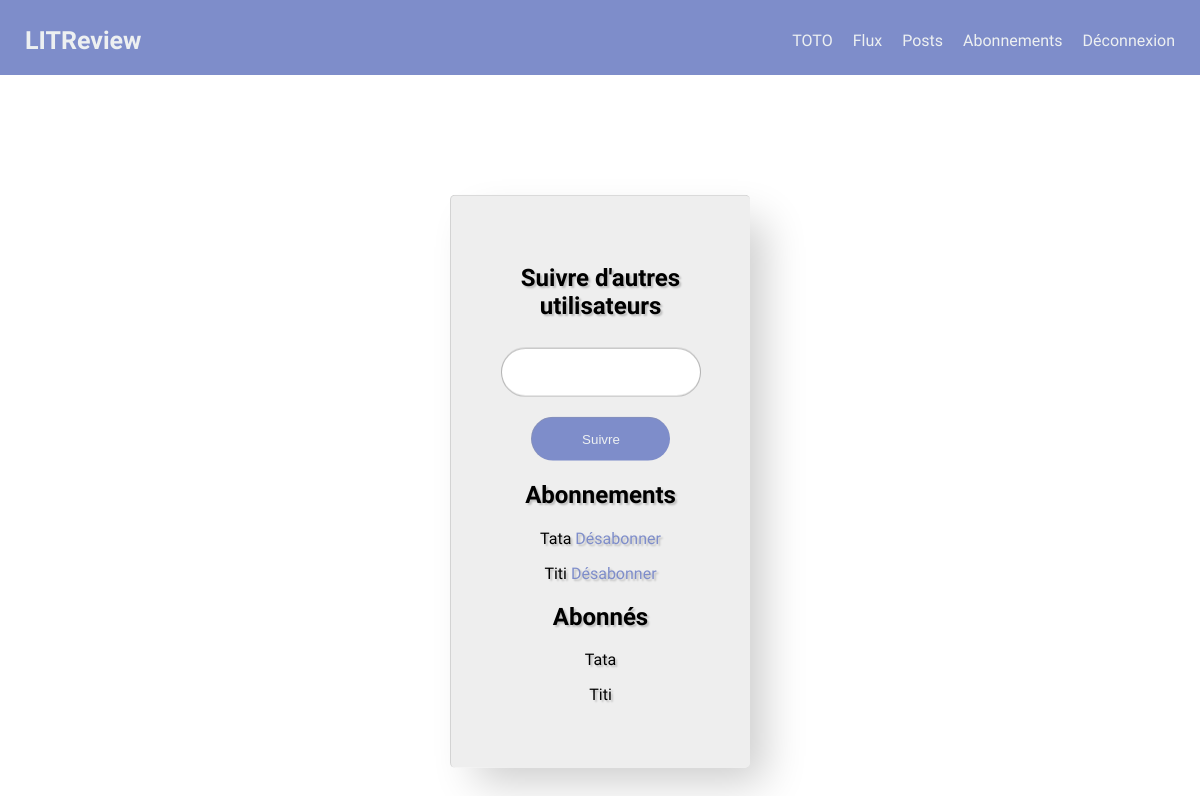
The app's page /subscriptions (signed in) with its own data.
### subscriptions/models.py (models this page shows)
class UserFollows(models.Model):
    user = models.ForeignKey(User,
                             on_delete=models.CASCADE,
                             related_name='following'
                             )
    followed_user = models.ForeignKey(User,
                                      on_delete=models.CASCADE,
                                      related_name='followed_by'
                                      )
    class Meta:
        unique_together = ('user', 'followed_user', )

### subscriptions/views.py (the view)
# urls.py: path('', include('subscriptions.urls')),
@login_required
def subscriptions(request):
    title = "Abonnements"
    users = User.objects.all()
    user_follows = UserFollows.objects.all()
    user = request.user
    subscribers = user.followed_by.all()
    if request.method == "POST":
        try:
            entry = request.POST['followed_user']
            user_to_follow = User.objects.get(username=entry)
            if user_to_follow == user:
                raise ValueError()
            for u in users:
                if u.username == entry:
                    UserFollows.objects.create(user=request.user,
                                               followed_user=user_to_follow,
                                               )
        except ValueError:
            form = SubscriptionsForm(request.POST)
            messages.error(request, 'Vous ne pouvez pas vous suivre')
        except Exception:
            form = SubscriptionsForm(request.POST)
            messages.error(request, "Cet utilisateur n'est pas répertorié")
        else:
            messages.success(request, "Utilisateur suivi !")
            return redirect("subscriptions")
    else:
        form = SubscriptionsForm()
    return render(request, 'subscriptions/subscriptions.html', {
                                                'title': title,
                                                'form': form,
                                                'current_user': user,
                                                'subscribers': subscribers,
                                                'user_follows': user_follows
                                                })

### subscriptions/forms.py (shortened to what this page needs)
class SubscriptionsForm(forms.ModelForm):
    class Meta:
        model = UserFollows
        fields = ['followed_user']
        labels = {"followed_user": ""}
        widgets = {'followed_user': forms.TextInput()}

### templates/subscriptions/subscriptions.html (shortened to what this page needs)
{% extends "index.html" %}
{% block content %}
<section class="subscription">
    <h2>Suivre d'autres utilisateurs</h2>
    <form method="POST" enctype="multipart/form-data">
        <div class="forms">
            <div>{{ form }}</div>
            <button class="suscribe" type="submit" id="suivre" value="Suivre">Suivre</button>
        </div>
    </form>
    <h2>Abonnements</h2>
    {% for user in user_follows %}
    <ul>
            {% if  user.user == current_user %}
                <li class="subscriber_list">{{ user.followed_user }} <a href= {% url 'unsuscribe' user.pk %}> Désabonner</a> </li>
            {% endif %}
    </ul>
        {% empty %}
            <p>Personne de suivi</p>
        {% endfor %}
    <h2>Abonnés</h2>
    {% for subscriber in subscribers %}
    <ul>
        <li>{{ subscriber.user }}</li>
    </ul>
        {% empty %}
            <p>Pas d'abonné</p>
</section>
        {% endfor %}
{% endblock content %}

### templates/index.html (shortened to what this page needs)
{% load static %}
<!DOCTYPE html>
<html lang="en">
<head>
    <link rel="stylesheet" href="{% static '/style.css' %}" />
</head>
<body>
    {% if user.is_authenticated %}
    <header>
        <nav>
            <ul class="menu">
                <li class="logo">LITReview</li>
                <li class="item"><a href="/flux">{{user.username.upper}}</a></li>
                <li class="item"><a href="/flux">Flux</a></li>
                <li class="item"><a href="/posts">Posts</a></li>
                <li class="item"><a href="/subscriptions">Abonnements</a></li>
                <li class="item"><a href="/login">Déconnexion</a></li>
            </ul>
        </nav>
    </header>
    {% endif %}
    <section class="main">
    {% block content %}
    {% endblock content %}
    </section>
</body>
</html>

### static/style.css (style rules this page uses)
* { margin : 10; padding : 0; box-sizing : border-box; color : black; }
body { font-size : 16px; font-family : "Glory", sans_serif; justify-content: center; align-items: center; }
header { margin : 0; padding: 0; color : #edf0f1; }
nav { position : fixed; z-index : 2; width : 100%; padding : 0 15px; color : #edf0f1; top : 0; left: 0; background-color : #7e8dca; height : 75px; align-content : center; }
a:link { text-decoration: none; color: #edf0f1; }
li { list-style : none; }
button { background-color: #7e8dca; border: none; border-left: 1px solid rgba(150, 150, 150, .3); border-top: 1px solid rgba(150, 150, 150, .3); color: #edf0f1; padding: 14px 50px; border-radius: 50px; margin-top: 20px; }
.menu { display: flex; justify-content: flex-end; align-items: center; }
.logo { color : #edf0f1; padding : 10px; font-weight: bold; font-size : 25px; margin-right: auto; }
.item { padding: 10px; }
input { background: white; border: none; border-top: 1px solid rgba(0, 0, 0, .3); border-right: 1px solid rgba(0, 0, 0, .3); border-left: 1px solid rgba(0, 0, 0, .3); border-bottom: 1px solid rgba(0, 0, 0, .3); padding: 1rem; width: 200px; border-radius: 50px; backdrop-filter: blur(5px); margin-top: 8px; }
.subscription { background: rgba(200, 200, 200, .3); text-align: center; padding: 3rem; transform: translate(0%, 20%); width: 300px; margin-left: auto; margin-right: auto; border-radius: 5px; border-left: 1px solid rgba(150, 150, 150, .3); border-top: 1px solid rgba(150, 150, 150, .3); box-shadow: 20px 20px 40px -6px rgba(0, 0, 0, .2); text-shadow: 2px 2px 2px rgba(0, 0, 0, .2); }
.main { margin-top: 80px; text-align: center; }
.main a:link { text-decoration: none; color: #7e8dca; }

### records on screen
UserFollows: followed_user "Tata"
UserFollows: followed_user "Titi"
UserFollows: user "Tata"
UserFollows: user "Titi"

### other values on screen
{{ user.username.upper }} "TOTO"
